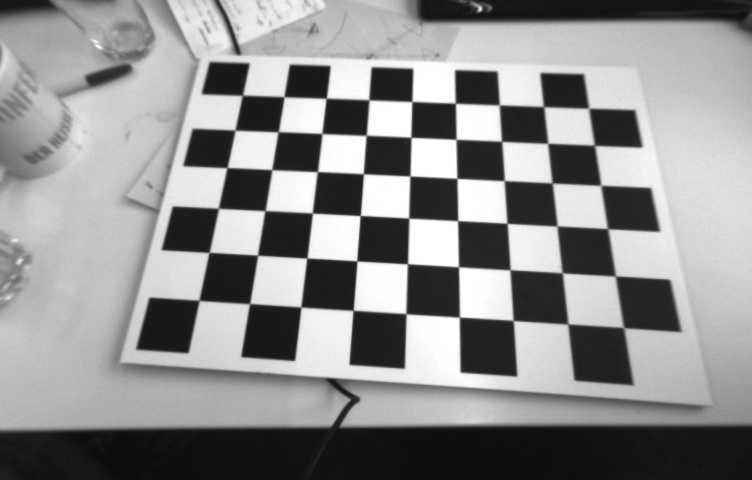
#> input picture exercise1/Exercise 1 - Augmented Reality Wireframe Cube/data/images_undistorted/img_0001.jpg, 752 x 480 px, found by its file name
$ python undistort.py
#> lines starting #> are read from the running program, lines starting #| are printed output that depends on the picture
#> further down, img is the input picture: shape (480, 752, 3); min 11, max 255, mean 142.5
import numpy as np
import matplotlib.pyplot as plt
import matplotlib.image as mpimg


def rgb2gray(rgb):
    return np.dot(rgb[...,:3], [0.2989, 0.5870, 0.1140])

def pose_vector_to_transformation_matrix(pose):
    omega = pose[0:3]       # shape : (1, 3)
    t = pose[3:6]           # shape : (1, 3)
    t = t.reshape(3, -1)    # shape : (3, 1)

    theta = np.linalg.norm(omega)
    k = omega / theta       # shape : (1, 3)
    k_hat = np.array([[0, -k[2], k[1]], [k[2], 0, -k[0]], [-k[1], k[0], 0]]) # shape : (3, 3)
    R = np.eye(3) + np.sin(theta)*k_hat + (1 - np.cos(theta))*k_hat@k_hat    # shape : (3, 3)

    transformation_matrix = np.hstack([R, t])
    return transformation_matrix

def project_points(points3D, K, D):
    normalized_3D_points = np.array([[points3D[0, :]/points3D[2, :]],
                                     [points3D[1, :]/points3D[2, :]],
                                     [points3D[2, :]/points3D[2, :]]]).squeeze()
    xyz_normalized = K @ normalized_3D_points
    uv = np.array([[xyz_normalized[0, :]/xyz_normalized[2, :]],
                   [xyz_normalized[1, :]/xyz_normalized[2, :]]]).squeeze()
    return uv

def distort_points(normalized_points):
    xy = np.array([[normalized_points[0, :]/normalized_points[2, :]],
                   [normalized_points[1, :]/normalized_points[2, :]]]).squeeze()
    r = np.sum(xy**2, axis=0)
    xy_d = (1 + (D[0]*r) + (D[1]*r**2)) * xy
    return xy_d.reshape(2, -1)

def project_points_distorted(points3D, K, D):
    normalized_3D_points = np.array([[points3D[0, :]/points3D[2, :]],
                                     [points3D[1, :]/points3D[2, :]],
                                     [points3D[2, :]/points3D[2, :]]]).squeeze()
    xy_d = distort_points(normalized_3D_points)
    xy_d_normalized = np.vstack([xy_d, np.ones((1, xy_d.shape[1]))])
    uv = K @ xy_d_normalized
    uv_normalized = np.array([[uv[0, :]/uv[2, :]],
                              [uv[1, :]/uv[2, :]]]).squeeze()
    return uv

def undistort_image(img, K, D):
    undistorted_img = np.zeros_like(img)
    # print(undistorted_img.shape)
    for i in range(undistorted_img.shape[0]):
        for j in range(undistorted_img.shape[1]):
            xy_normalized = np.linalg.inv(K) @ np.vstack([j, i, 1.0])
            xy_d = distort_points(xy_normalized)
            xy_d_normalized = np.vstack([xy_d, np.ones((1, xy_d.shape[1]))])
            # print(xy_d_normalized)
            uv = K @ xy_d_normalized
            uv_normalized = np.array([[uv[0, :]/uv[2, :]],
                                      [uv[1, :]/uv[2, :]]]).reshape(2, -1)
            # print(uv_normalized.shape)
            u1 = int(np.floor(uv_normalized[0]))
            v1 = int(np.floor(uv_normalized[1]))
            if u1 > 0 and u1 <= img.shape[1] and v1 > 0 and v1 <= img.shape[0]:
                undistorted_img[i,j] = img[v1,u1]
    return undistorted_img

def undistort_image_vectorized(img, K, D):
    print(img.shape)
#| (480, 752)
    x = np.linspace(0, img.shape[1]-1, img.shape[1])
#> x = 752 values from 0 to 751
    y = np.linspace(0, img.shape[0]-1, img.shape[0])
#> y = 480 values from 0 to 479
    u, v = np.meshgrid(x, y)
    u = u.reshape(1, -1)
    v = v.reshape(1, -1)
    uv_actual = np.vstack([u, v, np.ones_like(u)])
    xy_normalized = np.linalg.inv(K) @ uv_actual
    xy_d = distort_points(xy_normalized)
    xy_d_normalized = np.vstack([xy_d, np.ones((1, xy_d.shape[1]))])
    uv_d = K @ xy_d_normalized
    uv_d_normalized = np.array([[uv_d[0, :]/uv_d[2, :]],
                              [uv_d[1, :]/uv_d[2, :]]]).reshape(2, -1)
    u1 = np.floor(uv_d_normalized[0]).astype(int)
    v1 = np.floor(uv_d_normalized[1]).astype(int)
    undistorted_img = img[v1, u1].reshape(img.shape[0], img.shape[1])
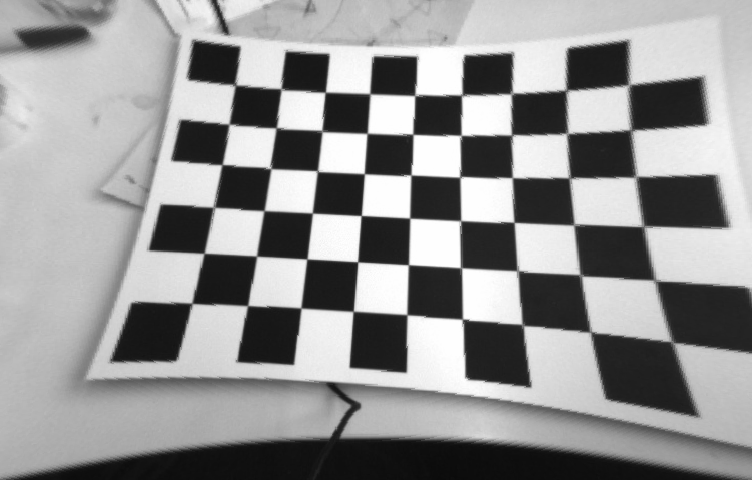
#> undistorted_img: shape (480, 752) float64; min 12, max 255, mean 148.5
    return undistorted_img


K = np.loadtxt('data/K.txt')
D = np.loadtxt('data/D.txt')
poses = np.loadtxt('data/poses.txt')

x = np.linspace(0, 32, 9)
y = np.linspace(0, 20, 6)
X, Y = np.meshgrid(x/100., y/100.)

img = mpimg.imread('data/images/img_0001.jpg')
img = rgb2gray(img)

transform_world2camera = pose_vector_to_transformation_matrix(poses[0])

X = X.reshape(1, -1)
Y = Y.reshape(1, -1)
Z = np.zeros_like(X, dtype=float)
ones_vector = np.ones_like(X, dtype=float)

points3D_world = np.vstack([X, Y, Z, ones_vector])
points3D_camera = transform_world2camera @ points3D_world
# points2D_image = project_points(points3D_camera, K, D)
# points2D_image = project_points_distorted(points3D_camera, K, D)

points2D_image = project_points(points3D_camera, K, D)
pts_x = points2D_image[0, :]
pts_y = points2D_image[1, :]
image_undistorted = undistort_image_vectorized(img, K, D)
plt.imshow(image_undistorted, cmap=plt.get_cmap('gray'))
plt.scatter(pts_x, pts_y, marker='o', color='r')
plt.show()
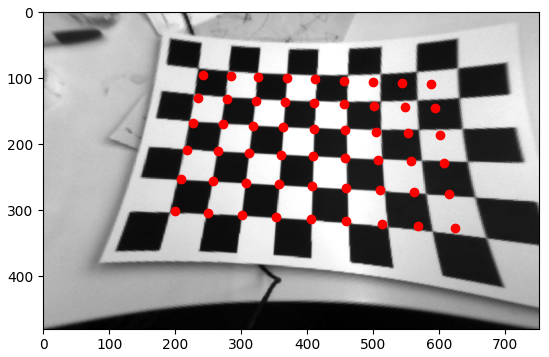
#> figure drawn by matplotlib, 1 panel
